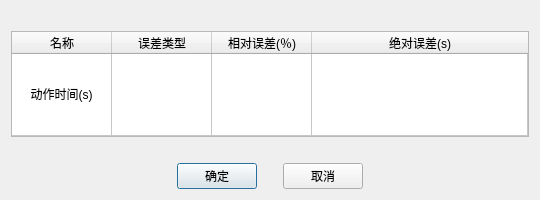
<?xml version="1.0" encoding="UTF-8"?>
<ui version="4.0">
 <class>QActionTimeResultEvalDlg</class>
 <widget class="QDialog" name="QActionTimeResultEvalDlg">
  <property name="geometry">
   <rect>
    <x>0</x>
    <y>0</y>
    <width>540</width>
    <height>200</height>
   </rect>
  </property>
  <property name="sizePolicy">
   <sizepolicy hsizetype="Fixed" vsizetype="Fixed">
    <horstretch>0</horstretch>
    <verstretch>0</verstretch>
   </sizepolicy>
  </property>
  <property name="minimumSize">
   <size>
    <width>540</width>
    <height>200</height>
   </size>
  </property>
  <property name="maximumSize">
   <size>
    <width>540</width>
    <height>200</height>
   </size>
  </property>
  <property name="windowTitle">
   <string>结果评估</string>
  </property>
  <layout class="QVBoxLayout" name="verticalLayout">
   <item>
    <spacer name="verticalSpacer">
     <property name="orientation">
      <enum>Qt::Vertical</enum>
     </property>
     <property name="sizeType">
      <enum>QSizePolicy::Fixed</enum>
     </property>
     <property name="sizeHint" stdset="0">
      <size>
       <width>20</width>
       <height>20</height>
      </size>
     </property>
    </spacer>
   </item>
   <item>
    <widget class="QTableWidget" name="m_tableWidget">
     <property name="rowCount">
      <number>1</number>
     </property>
     <attribute name="horizontalHeaderStretchLastSection">
      <bool>true</bool>
     </attribute>
     <attribute name="verticalHeaderVisible">
      <bool>false</bool>
     </attribute>
     <attribute name="verticalHeaderStretchLastSection">
      <bool>true</bool>
     </attribute>
     <row/>
     <column>
      <property name="text">
       <string>名称</string>
      </property>
     </column>
     <column>
      <property name="text">
       <string>误差类型</string>
      </property>
     </column>
     <column>
      <property name="text">
       <string>相对误差(％)</string>
      </property>
     </column>
     <column>
      <property name="text">
       <string>绝对误差(s)</string>
      </property>
     </column>
     <item row="0" column="0">
      <property name="text">
       <string>动作时间(s)</string>
      </property>
      <property name="textAlignment">
       <set>AlignHCenter|AlignVCenter|AlignCenter</set>
      </property>
     </item>
    </widget>
   </item>
   <item>
    <spacer name="verticalSpacer_2">
     <property name="orientation">
      <enum>Qt::Vertical</enum>
     </property>
     <property name="sizeType">
      <enum>QSizePolicy::Fixed</enum>
     </property>
     <property name="sizeHint" stdset="0">
      <size>
       <width>20</width>
       <height>20</height>
      </size>
     </property>
    </spacer>
   </item>
   <item>
    <layout class="QHBoxLayout" name="horizontalLayout">
     <item>
      <spacer name="horizontalSpacer">
       <property name="orientation">
        <enum>Qt::Horizontal</enum>
       </property>
       <property name="sizeHint" stdset="0">
        <size>
         <width>40</width>
         <height>20</height>
        </size>
       </property>
      </spacer>
     </item>
     <item>
      <widget class="QPushButton" name="m_btnOk">
       <property name="sizePolicy">
        <sizepolicy hsizetype="Fixed" vsizetype="Fixed">
         <horstretch>0</horstretch>
         <verstretch>0</verstretch>
        </sizepolicy>
       </property>
       <property name="text">
        <string>确定</string>
       </property>
      </widget>
     </item>
     <item>
      <spacer name="horizontalSpacer_3">
       <property name="orientation">
        <enum>Qt::Horizontal</enum>
       </property>
       <property name="sizeType">
        <enum>QSizePolicy::Fixed</enum>
       </property>
       <property name="sizeHint" stdset="0">
        <size>
         <width>20</width>
         <height>20</height>
        </size>
       </property>
      </spacer>
     </item>
     <item>
      <widget class="QPushButton" name="m_btnCancel">
       <property name="sizePolicy">
        <sizepolicy hsizetype="Fixed" vsizetype="Fixed">
         <horstretch>0</horstretch>
         <verstretch>0</verstretch>
        </sizepolicy>
       </property>
       <property name="text">
        <string>取消</string>
       </property>
      </widget>
     </item>
     <item>
      <spacer name="horizontalSpacer_2">
       <property name="orientation">
        <enum>Qt::Horizontal</enum>
       </property>
       <property name="sizeHint" stdset="0">
        <size>
         <width>40</width>
         <height>20</height>
        </size>
       </property>
      </spacer>
     </item>
    </layout>
   </item>
   <item>
    <spacer name="verticalSpacer_3">
     <property name="orientation">
      <enum>Qt::Vertical</enum>
     </property>
     <property name="sizeHint" stdset="0">
      <size>
       <width>20</width>
       <height>40</height>
      </size>
     </property>
    </spacer>
   </item>
  </layout>
 </widget>
 <resources/>
 <connections/>
</ui>
